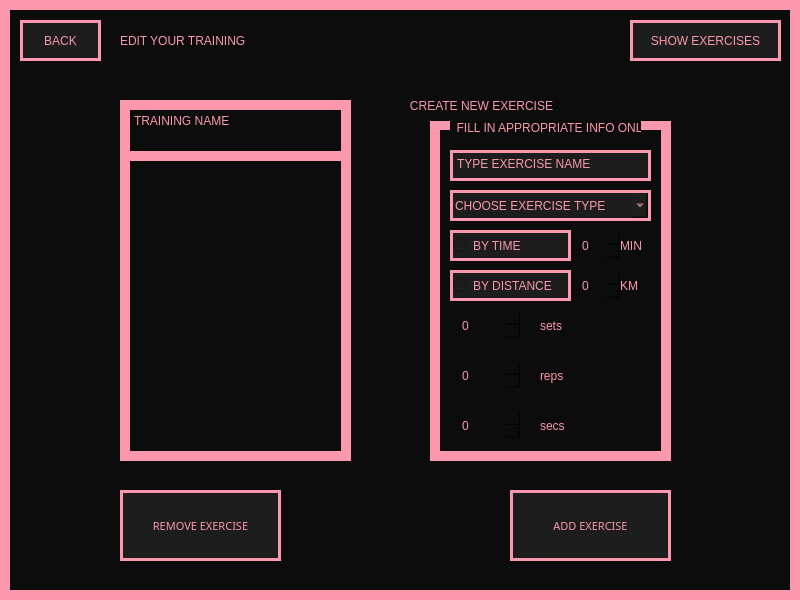
<?xml version="1.0" encoding="UTF-8"?>
<ui version="4.0">
 <class>MainWindow</class>
 <widget class="QMainWindow" name="MainWindow">
  <property name="geometry">
   <rect>
    <x>0</x>
    <y>0</y>
    <width>800</width>
    <height>600</height>
   </rect>
  </property>
  <property name="windowTitle">
   <string>MainWindow</string>
  </property>
  <property name="styleSheet">
   <string notr="true">
border: 10px solid #FB98AD;background-color: #0C0C0C;
color: #FB98AD;</string>
  </property>
  <widget class="QWidget" name="centralwidget">
   <widget class="QPushButton" name="back_btn">
    <property name="geometry">
     <rect>
      <x>20</x>
      <y>20</y>
      <width>81</width>
      <height>41</height>
     </rect>
    </property>
    <property name="cursor">
     <cursorShape>PointingHandCursor</cursorShape>
    </property>
    <property name="styleSheet">
     <string notr="true">background-color: #1D1D1D;border: 3px solid #FB98AD;
font: 8pt &quot;PRIMETIME&quot;;</string>
    </property>
    <property name="text">
     <string>BACK</string>
    </property>
   </widget>
   <widget class="QLabel" name="ur_train_lbl">
    <property name="geometry">
     <rect>
      <x>120</x>
      <y>20</y>
      <width>401</width>
      <height>41</height>
     </rect>
    </property>
    <property name="styleSheet">
     <string notr="true">font: 20pt &quot;PRIMETIME&quot;;
border: none;</string>
    </property>
    <property name="text">
     <string>EDIT YOUR TRAINING</string>
    </property>
   </widget>
   <widget class="QListWidget" name="exercises_panel">
    <property name="geometry">
     <rect>
      <x>120</x>
      <y>150</y>
      <width>231</width>
      <height>311</height>
     </rect>
    </property>
    <property name="styleSheet">
     <string notr="true">font: 10pt;</string>
    </property>
   </widget>
   <widget class="QPlainTextEdit" name="training_title">
    <property name="geometry">
     <rect>
      <x>120</x>
      <y>100</y>
      <width>231</width>
      <height>61</height>
     </rect>
    </property>
    <property name="styleSheet">
     <string notr="true">font: 12pt &quot;PRIMETIME&quot;;</string>
    </property>
    <property name="plainText">
     <string>TRAINING NAME</string>
    </property>
   </widget>
   <widget class="QPushButton" name="add_exercise_btn">
    <property name="geometry">
     <rect>
      <x>510</x>
      <y>490</y>
      <width>161</width>
      <height>71</height>
     </rect>
    </property>
    <property name="font">
     <font>
      <family>PRIMETIME</family>
      <pointsize>8</pointsize>
      <weight>50</weight>
      <italic>false</italic>
      <bold>false</bold>
     </font>
    </property>
    <property name="cursor">
     <cursorShape>PointingHandCursor</cursorShape>
    </property>
    <property name="styleSheet">
     <string notr="true">background-color: #1D1D1D;border: 3px solid #FB98AD;
font: 8pt &quot;PRIMETIME&quot;;</string>
    </property>
    <property name="text">
     <string>ADD EXERCISE</string>
    </property>
   </widget>
   <widget class="QPushButton" name="remove_exercise_btn">
    <property name="geometry">
     <rect>
      <x>120</x>
      <y>490</y>
      <width>161</width>
      <height>71</height>
     </rect>
    </property>
    <property name="font">
     <font>
      <family>PRIMETIME</family>
      <pointsize>8</pointsize>
      <weight>50</weight>
      <italic>false</italic>
      <bold>false</bold>
     </font>
    </property>
    <property name="cursor">
     <cursorShape>PointingHandCursor</cursorShape>
    </property>
    <property name="styleSheet">
     <string notr="true">background-color: #1D1D1D;border: 3px solid #FB98AD;
font: 8pt &quot;PRIMETIME&quot;;</string>
    </property>
    <property name="text">
     <string>REMOVE EXERCISE</string>
    </property>
   </widget>
   <widget class="QComboBox" name="new_ex_combo">
    <property name="geometry">
     <rect>
      <x>450</x>
      <y>190</y>
      <width>201</width>
      <height>31</height>
     </rect>
    </property>
    <property name="styleSheet">
     <string notr="true">background-color: #1D1D1D;border: 3px solid #FB98AD;
font: 7pt &quot;PRIMETIME&quot;;</string>
    </property>
    <item>
     <property name="text">
      <string>CHOOSE EXERCISE TYPE</string>
     </property>
    </item>
    <item>
     <property name="text">
      <string>CALISTHENICS</string>
     </property>
    </item>
    <item>
     <property name="text">
      <string>FREE WEIGHTS</string>
     </property>
    </item>
    <item>
     <property name="text">
      <string>HIIT</string>
     </property>
    </item>
    <item>
     <property name="text">
      <string>JOGGING</string>
     </property>
    </item>
    <item>
     <property name="text">
      <string>MACHINES</string>
     </property>
    </item>
    <item>
     <property name="text">
      <string>YOGA</string>
     </property>
    </item>
   </widget>
   <widget class="QPlainTextEdit" name="exercise_name">
    <property name="geometry">
     <rect>
      <x>450</x>
      <y>150</y>
      <width>201</width>
      <height>31</height>
     </rect>
    </property>
    <property name="styleSheet">
     <string notr="true">background-color: #1D1D1D;border: 3px solid #FB98AD;
font: 7pt &quot;PRIMETIME&quot;;</string>
    </property>
    <property name="plainText">
     <string>TYPE EXERCISE NAME</string>
    </property>
   </widget>
   <widget class="QLabel" name="label">
    <property name="geometry">
     <rect>
      <x>400</x>
      <y>90</y>
      <width>291</width>
      <height>31</height>
     </rect>
    </property>
    <property name="styleSheet">
     <string notr="true">font: 12pt &quot;PRIMETIME&quot;;
border: none;</string>
    </property>
    <property name="text">
     <string>   CREATE NEW EXERCISE</string>
    </property>
   </widget>
   <widget class="QPushButton" name="reps_btn">
    <property name="geometry">
     <rect>
      <x>540</x>
      <y>360</y>
      <width>41</width>
      <height>31</height>
     </rect>
    </property>
    <property name="cursor">
     <cursorShape>PointingHandCursor</cursorShape>
    </property>
    <property name="styleSheet">
     <string notr="true">border: none;
font: 10pt &quot;PRIMETIME&quot;;
text-align: left;
</string>
    </property>
    <property name="text">
     <string>reps</string>
    </property>
   </widget>
   <widget class="QSpinBox" name="rep_spin">
    <property name="geometry">
     <rect>
      <x>460</x>
      <y>360</y>
      <width>61</width>
      <height>31</height>
     </rect>
    </property>
    <property name="styleSheet">
     <string notr="true">border: 1px;
font: 12pt &quot;MS Shell Dlg 2&quot;;
</string>
    </property>
   </widget>
   <widget class="QPushButton" name="sets_btn">
    <property name="geometry">
     <rect>
      <x>540</x>
      <y>310</y>
      <width>41</width>
      <height>31</height>
     </rect>
    </property>
    <property name="cursor">
     <cursorShape>PointingHandCursor</cursorShape>
    </property>
    <property name="styleSheet">
     <string notr="true">border: none;
font: 10pt &quot;PRIMETIME&quot;;
text-align: left;
</string>
    </property>
    <property name="text">
     <string>sets</string>
    </property>
   </widget>
   <widget class="QSpinBox" name="set_spin">
    <property name="geometry">
     <rect>
      <x>460</x>
      <y>310</y>
      <width>61</width>
      <height>31</height>
     </rect>
    </property>
    <property name="styleSheet">
     <string notr="true">border: 1px;
font: 12pt &quot;MS Shell Dlg 2&quot;;
</string>
    </property>
   </widget>
   <widget class="QPushButton" name="reps_btn_2">
    <property name="geometry">
     <rect>
      <x>540</x>
      <y>410</y>
      <width>41</width>
      <height>31</height>
     </rect>
    </property>
    <property name="cursor">
     <cursorShape>PointingHandCursor</cursorShape>
    </property>
    <property name="styleSheet">
     <string notr="true">border: none;
font: 10pt &quot;PRIMETIME&quot;;
text-align: left;
</string>
    </property>
    <property name="text">
     <string>secs</string>
    </property>
   </widget>
   <widget class="QSpinBox" name="secs_spin">
    <property name="geometry">
     <rect>
      <x>460</x>
      <y>410</y>
      <width>61</width>
      <height>31</height>
     </rect>
    </property>
    <property name="styleSheet">
     <string notr="true">border: 1px;
font: 12pt &quot;MS Shell Dlg 2&quot;;
</string>
    </property>
   </widget>
   <widget class="QPushButton" name="sets_btn_2">
    <property name="geometry">
     <rect>
      <x>620</x>
      <y>230</y>
      <width>41</width>
      <height>31</height>
     </rect>
    </property>
    <property name="cursor">
     <cursorShape>PointingHandCursor</cursorShape>
    </property>
    <property name="styleSheet">
     <string notr="true">border: none;
font: 10pt &quot;PRIMETIME&quot;;
text-align: left;
</string>
    </property>
    <property name="text">
     <string>MIN</string>
    </property>
   </widget>
   <widget class="QSpinBox" name="min_spin">
    <property name="geometry">
     <rect>
      <x>580</x>
      <y>230</y>
      <width>41</width>
      <height>31</height>
     </rect>
    </property>
    <property name="styleSheet">
     <string notr="true">border: 1px;
font: 12pt &quot;MS Shell Dlg 2&quot;;
</string>
    </property>
   </widget>
   <widget class="QSpinBox" name="kim_spin">
    <property name="geometry">
     <rect>
      <x>580</x>
      <y>270</y>
      <width>41</width>
      <height>31</height>
     </rect>
    </property>
    <property name="styleSheet">
     <string notr="true">border: 1px;
font: 12pt &quot;MS Shell Dlg 2&quot;;
</string>
    </property>
   </widget>
   <widget class="QPushButton" name="reps_btn_3">
    <property name="geometry">
     <rect>
      <x>620</x>
      <y>270</y>
      <width>41</width>
      <height>31</height>
     </rect>
    </property>
    <property name="cursor">
     <cursorShape>PointingHandCursor</cursorShape>
    </property>
    <property name="styleSheet">
     <string notr="true">border: none;
font: 10pt &quot;PRIMETIME&quot;;
text-align: left;
</string>
    </property>
    <property name="text">
     <string>KM</string>
    </property>
   </widget>
   <widget class="QRadioButton" name="by_time_btn">
    <property name="geometry">
     <rect>
      <x>450</x>
      <y>230</y>
      <width>121</width>
      <height>31</height>
     </rect>
    </property>
    <property name="styleSheet">
     <string notr="true">background-color: #1D1D1D;border: 3px solid #FB98AD;
font: 7pt &quot;PRIMETIME&quot;;</string>
    </property>
    <property name="text">
     <string>BY TIME</string>
    </property>
   </widget>
   <widget class="QRadioButton" name="by_dist_btn">
    <property name="geometry">
     <rect>
      <x>450</x>
      <y>270</y>
      <width>121</width>
      <height>31</height>
     </rect>
    </property>
    <property name="styleSheet">
     <string notr="true">background-color: #1D1D1D;border: 3px solid #FB98AD;
font: 7pt &quot;PRIMETIME&quot;;</string>
    </property>
    <property name="text">
     <string>BY DISTANCE</string>
    </property>
   </widget>
   <widget class="QLabel" name="label_2">
    <property name="geometry">
     <rect>
      <x>450</x>
      <y>120</y>
      <width>191</width>
      <height>16</height>
     </rect>
    </property>
    <property name="styleSheet">
     <string notr="true">font: 6pt &quot;PRIMETIME&quot;;
border: none;</string>
    </property>
    <property name="text">
     <string>  FILL IN APPROPRIATE INFO ONLY</string>
    </property>
   </widget>
   <widget class="QLabel" name="label_3">
    <property name="geometry">
     <rect>
      <x>430</x>
      <y>120</y>
      <width>241</width>
      <height>341</height>
     </rect>
    </property>
    <property name="text">
     <string/>
    </property>
   </widget>
   <widget class="QPushButton" name="show_exercise_btn">
    <property name="geometry">
     <rect>
      <x>630</x>
      <y>20</y>
      <width>151</width>
      <height>41</height>
     </rect>
    </property>
    <property name="cursor">
     <cursorShape>PointingHandCursor</cursorShape>
    </property>
    <property name="styleSheet">
     <string notr="true">background-color: #1D1D1D;border: 3px solid #FB98AD;
font: 8pt &quot;PRIMETIME&quot;;</string>
    </property>
    <property name="text">
     <string>SHOW EXERCISES</string>
    </property>
   </widget>
   <zorder>label_3</zorder>
   <zorder>back_btn</zorder>
   <zorder>ur_train_lbl</zorder>
   <zorder>exercises_panel</zorder>
   <zorder>training_title</zorder>
   <zorder>add_exercise_btn</zorder>
   <zorder>remove_exercise_btn</zorder>
   <zorder>new_ex_combo</zorder>
   <zorder>exercise_name</zorder>
   <zorder>label</zorder>
   <zorder>reps_btn</zorder>
   <zorder>rep_spin</zorder>
   <zorder>sets_btn</zorder>
   <zorder>set_spin</zorder>
   <zorder>reps_btn_2</zorder>
   <zorder>secs_spin</zorder>
   <zorder>sets_btn_2</zorder>
   <zorder>min_spin</zorder>
   <zorder>kim_spin</zorder>
   <zorder>reps_btn_3</zorder>
   <zorder>by_time_btn</zorder>
   <zorder>by_dist_btn</zorder>
   <zorder>label_2</zorder>
   <zorder>show_exercise_btn</zorder>
  </widget>
 </widget>
 <resources/>
 <connections/>
</ui>
